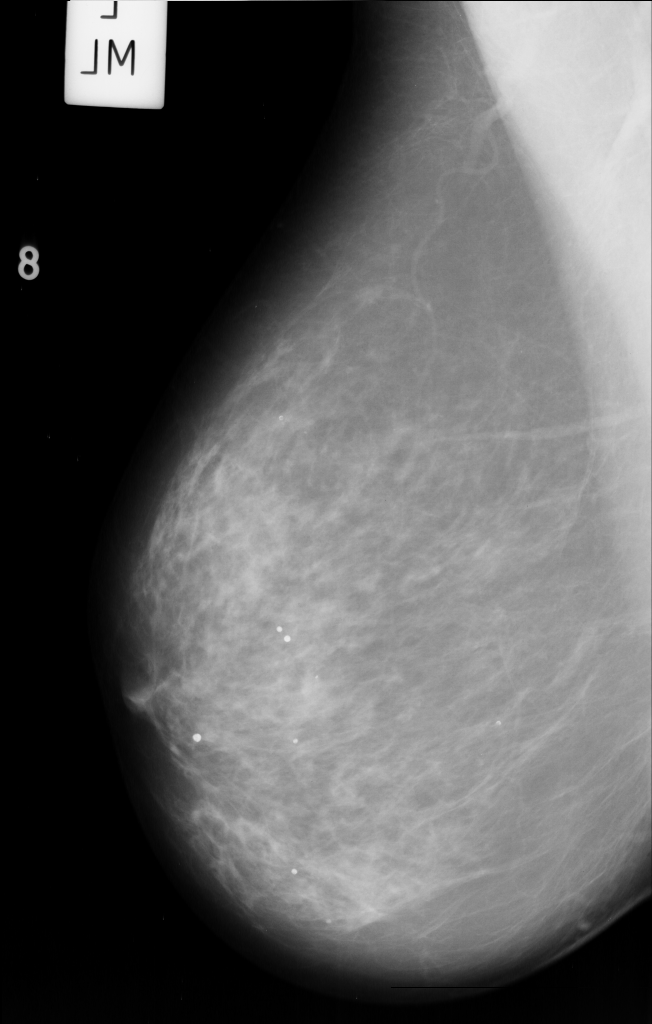
#> input picture image_processing/images/mammography2.png, 652 x 1024 px, found by its file name
$ python 18adding_text.py
#> lines starting #> are read from the running program, lines starting #| are printed output that depends on the picture
### image_processing/utils/elapsed_time.py
from timeit import default_timer as timer


class Timer:
    def __enter__(self):
        self.start = timer()
        return self

    def __exit__(self, *exc_info):
        end = timer()
        print(end - self.start)

### image_processing/18adding_text.py
import numpy as np
from utils.elapsed_time import Timer
from PIL import Image
import cv2 as cv


with Timer():
    original = cv.imread("image_processing/images/mammography2.png")
#> original is the input picture: shape (1024, 652, 3); min 0, max 243, mean 93.1
    original = cv.cvtColor(original, cv.COLOR_BGRA2GRAY)
#> original: shape (1024, 652)
    cv.putText(original, 'Hello', (155, 155), cv.FONT_HERSHEY_SIMPLEX, 3, (250, 220, 250), 4)
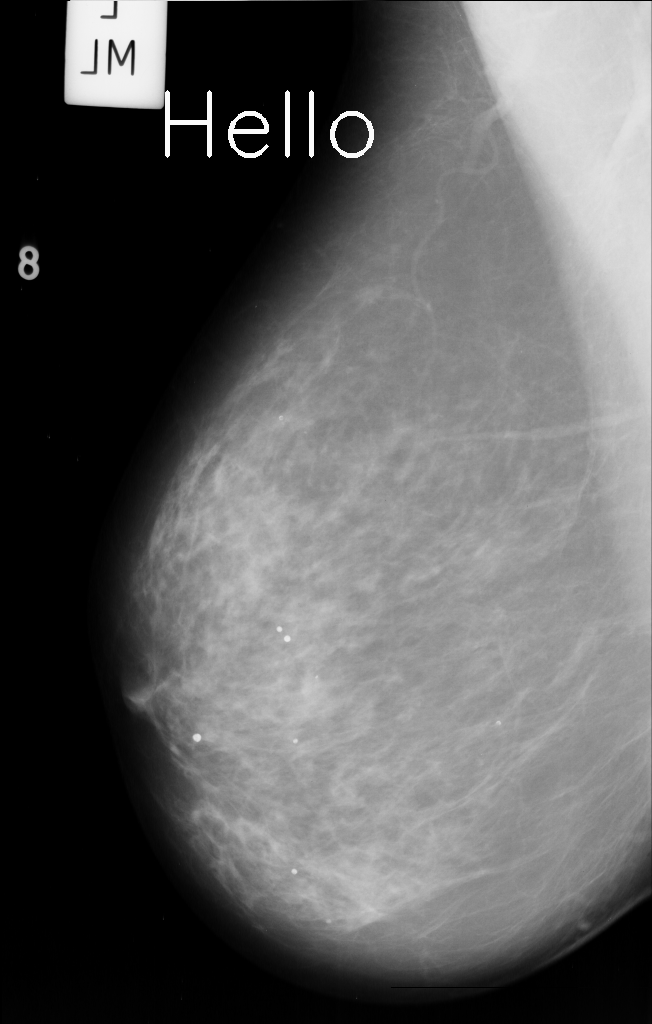
#> original: shape (1024, 652); min 0, max 250, mean 94.1
    Image.fromarray(original).show()
